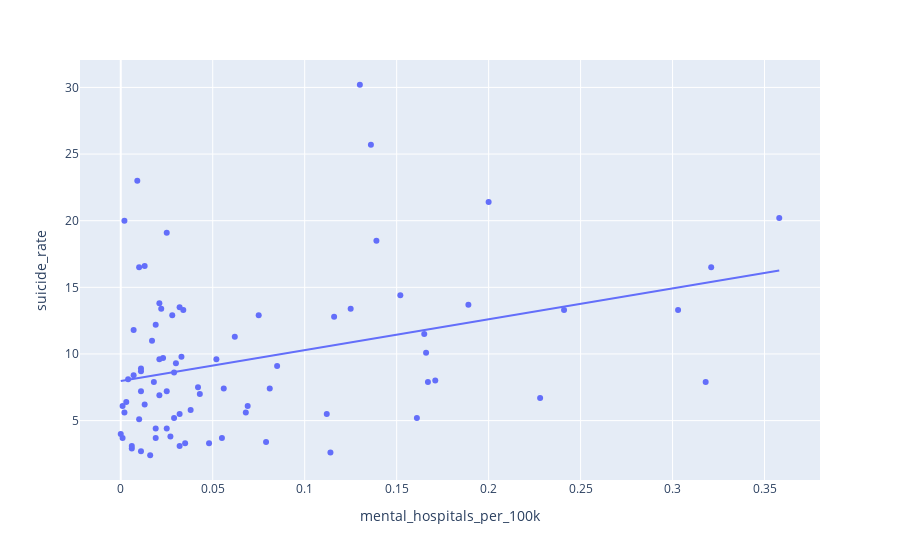

This figure's notebook cell:
### Markdown cell above
### Time for a bunch of linear regressions with arbitrary outlier cutoffs!

I'll save you all the other pre-filtering scatterplots.

### Code cell
fig = px.scatter(df2016[df2016["mental_hospitals_per_100k"] < 0.5], x="mental_hospitals_per_100k", y="suicide_rate", trendline="ols")
fig.show()
